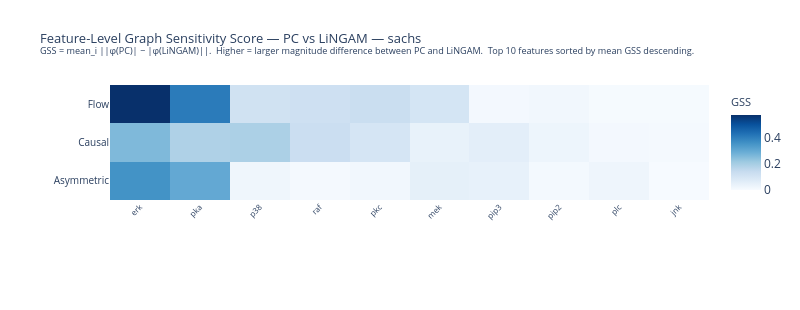
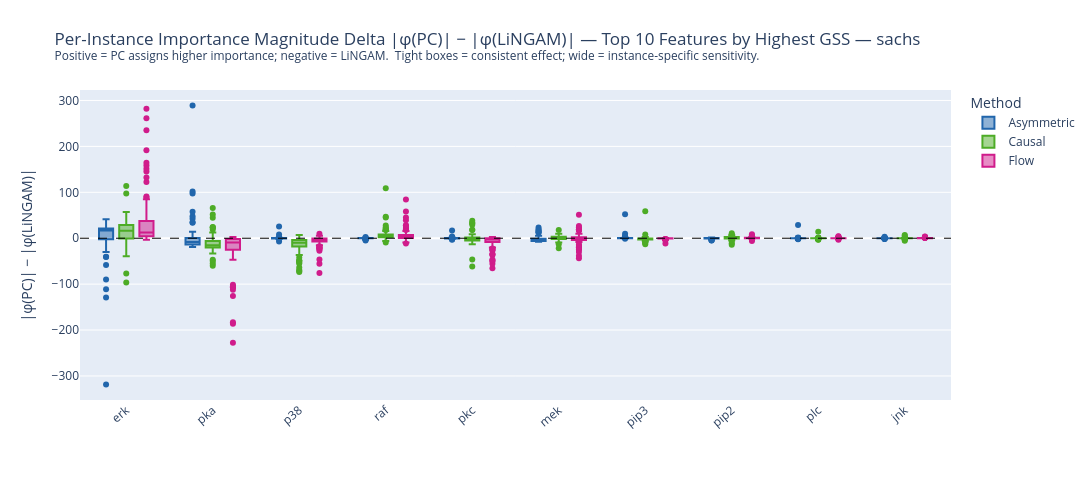

The cell these charts' notebook holds for them, in order:
### Markdown cell above
### 9.2. Graph Sensitivity Score (GSS)

$$\text{GSS}(m,f) = \text{mean}_i\bigl(|\varphi^{(m,\text{PC})}_{i,f}| - |\varphi^{(m,\text{LiNGAM})}_{i,f}|\bigr)$$

Signed: **positive** = PC assigns higher importance; **negative** = LiNGAM assigns higher; **≈0** = both agree.

### Code cell
# ── Use pre-computed GSS from section 4 ──────────────────────────────────────
# All GSS values were already computed by compute_gss() in section 4
# gss_feat is a dict[method] -> ndarray(n_features,) containing per-feature GSS

for label in BASE_METHODS:
    if label not in gss_feat:
        continue
    g = gss_feat[label]
    print(f'{label}: mean GSS = {np.mean(g):.4f}  min = {np.min(g):.4f}  max = {np.max(g):.4f}')

# ── Visualizations ────────────────────────────────────────────────────────────
fig_gss = plot_gss_heatmap(
    gss_feat, feature_names, BASE_METHODS, DATASET,
    save_dir=PLOTS_DIR,
)



fig_delta = plot_gss_delta_box(
    feat_delta, feature_names, METHOD_COLORS, DATASET, N_TOP_FEATURES,
    save_dir=PLOTS_DIR,
)

### Figure 1 — Plotly figure (JSON) as saved in the notebook; plotly's stock layout.template omitted (floating-point values rounded to 4 significant figures)
{"data": [{"colorbar": {"title": {"font": {"size": 11}, "text": "GSS"}}, "colorscale": [[0, "rgb(247,251,255)"], [0.125, "rgb(222,235,247)"], [0.25, "rgb(198,219,239)"], [0.375, "rgb(158,202,225)"], [0.5, "rgb(107,174,214)"], [0.625, "rgb(66,146,198)"], [0.75, "rgb(33,113,181)"], [0.875, "rgb(8,81,156)"], [1, "rgb(8,48,107)"]], "hovertemplate": "<b>%{y}</b> — %{x}<br>GSS = %{z:.4f}<extra></extra>", "type": "heatmap", "x": ["erk", "pka", "p38", "raf", "pkc", "mek", "pip3", "pip2", "plc", "jnk"], "y": ["Asymmetric", "Causal", "Flow"], "z": [[0.358, 0.302, 0.02431, 0.008293, 0.01653, 0.05167, 0.04604, 0.0103, 0.02487, 0.004019], [0.2601, 0.1853, 0.1901, 0.1286, 0.09782, 0.04179, 0.05726, 0.02758, 0.01291, 0.009734], [0.5754, 0.4088, 0.1126, 0.1207, 0.1325, 0.1005, 0.01254, 0.01698, 0.006437, 0.005353]], "zmax": 0.5754, "zmin": 0}], "layout": {"height": 310, "margin": {"b": 110, "l": 110, "r": 80, "t": 85}, "title": {"font": {"size": 13}, "text": "Feature-Level Graph Sensitivity Score — PC vs LiNGAM — sachs<br><sup>GSS = mean_i ||φ(PC)| − |φ(LiNGAM)||.  Higher = larger magnitude difference between PC and LiNGAM.  Top 10 features sorted by mean GSS descending.</sup>"}, "width": 800, "xaxis": {"side": "bottom", "tickangle": -45, "tickfont": {"size": 8}}, "yaxis": {"tickfont": {"size": 10}}}}

### Figure 2 — Plotly figure (JSON) as saved in the notebook; plotly's stock layout.template omitted (floating-point values rounded to 4 significant figures; data arrays with more than 128 entries replaced by an {"elided": "..."} marker saying what was removed)
{"data": [{"alignmentgroup": "True", "boxpoints": "outliers", "hovertemplate": "Method=Asymmetric<br>=%{x}<br>|φ(PC)| − |φ(LiNGAM)|=%{y}<extra></extra>", "legendgroup": "Asymmetric", "marker": {"color": "#2166ac"}, "name": "Asymmetric", "notched": false, "offsetgroup": "Asymmetric", "orientation": "v", "showlegend": true, "type": "box", "x": {"elided": "1000 str values"}, "x0": " ", "xaxis": "x", "y": {"elided": "1000 float values"}, "y0": " ", "yaxis": "y"}, {"alignmentgroup": "True", "boxpoints": "outliers", "hovertemplate": "Method=Causal<br>=%{x}<br>|φ(PC)| − |φ(LiNGAM)|=%{y}<extra></extra>", "legendgroup": "Causal", "marker": {"color": "#4dac26"}, "name": "Causal", "notched": false, "offsetgroup": "Causal", "orientation": "v", "showlegend": true, "type": "box", "x": {"elided": "1000 str values"}, "x0": " ", "xaxis": "x", "y": {"elided": "1000 float values"}, "y0": " ", "yaxis": "y"}, {"alignmentgroup": "True", "boxpoints": "outliers", "hovertemplate": "Method=Flow<br>=%{x}<br>|φ(PC)| − |φ(LiNGAM)|=%{y}<extra></extra>", "legendgroup": "Flow", "marker": {"color": "#d01c8b"}, "name": "Flow", "notched": false, "offsetgroup": "Flow", "orientation": "v", "showlegend": true, "type": "box", "x": {"elided": "1000 str values"}, "x0": " ", "xaxis": "x", "y": {"elided": "1000 float values"}, "y0": " ", "yaxis": "y"}], "layout": {"boxmode": "group", "height": 480, "legend": {"title": {"text": "Method"}, "tracegroupgap": 0}, "margin": {"b": 80, "t": 90}, "shapes": [{"line": {"color": "black", "dash": "dash", "width": 1}, "type": "line", "x0": 0, "x1": 1, "xref": "x domain", "y0": 0, "y1": 0, "yref": "y"}], "title": {"text": "Per-Instance Importance Magnitude Delta |φ(PC)| − |φ(LiNGAM)| — Top 10 Features by Highest GSS — sachs<br><sup>Positive = PC assigns higher importance; negative = LiNGAM.  Tight boxes = consistent effect; wide = instance-specific sensitivity.</sup>"}, "width": 1300, "xaxis": {"anchor": "y", "domain": [0, 1], "tickangle": -40, "title": {"text": ""}}, "yaxis": {"anchor": "x", "domain": [0, 1], "title": {"text": "|φ(PC)| − |φ(LiNGAM)|"}}}}
